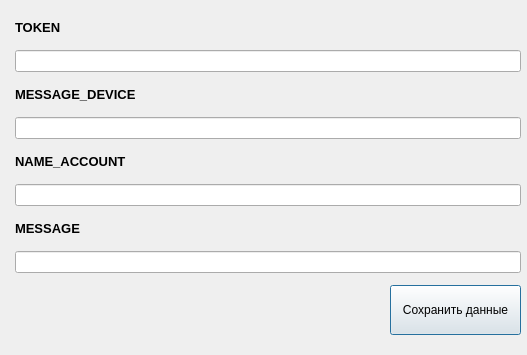
<?xml version="1.0" encoding="UTF-8"?>
<ui version="4.0">
 <class>Dialog</class>
 <widget class="QDialog" name="Dialog">
  <property name="geometry">
   <rect>
    <x>0</x>
    <y>0</y>
    <width>527</width>
    <height>355</height>
   </rect>
  </property>
  <property name="windowTitle">
   <string>SAP Login</string>
  </property>
  <widget class="QWidget" name="verticalLayoutWidget_3">
   <property name="geometry">
    <rect>
     <x>390</x>
     <y>280</y>
     <width>131</width>
     <height>61</height>
    </rect>
   </property>
   <layout class="QVBoxLayout" name="verticalLayout_5">
    <item>
     <widget class="QPushButton" name="pushButton">
      <property name="minimumSize">
       <size>
        <width>20</width>
        <height>50</height>
       </size>
      </property>
      <property name="toolTip">
       <string>&lt;html&gt;&lt;head/&gt;&lt;body&gt;&lt;p align=&quot;justify&quot;&gt;&lt;span style=&quot; font-size:11pt; font-weight:600;&quot;&gt;Сохраняет ваши данные&lt;/span&gt;&lt;/p&gt;&lt;/body&gt;&lt;/html&gt;</string>
      </property>
      <property name="text">
       <string>Сохранить данные</string>
      </property>
     </widget>
    </item>
   </layout>
  </widget>
  <widget class="QWidget" name="formLayoutWidget">
   <property name="geometry">
    <rect>
     <x>10</x>
     <y>20</y>
     <width>511</width>
     <height>261</height>
    </rect>
   </property>
   <layout class="QFormLayout" name="formLayout">
    <property name="rowWrapPolicy">
     <enum>QFormLayout::WrapAllRows</enum>
    </property>
    <property name="labelAlignment">
     <set>Qt::AlignCenter</set>
    </property>
    <property name="horizontalSpacing">
     <number>40</number>
    </property>
    <property name="verticalSpacing">
     <number>15</number>
    </property>
    <property name="leftMargin">
     <number>5</number>
    </property>
    <property name="topMargin">
     <number>0</number>
    </property>
    <property name="rightMargin">
     <number>0</number>
    </property>
    <property name="bottomMargin">
     <number>0</number>
    </property>
    <item row="1" column="1">
     <widget class="QLineEdit" name="lineEdit_6">
      <property name="maxLength">
       <number>40</number>
      </property>
     </widget>
    </item>
    <item row="2" column="1">
     <widget class="QLineEdit" name="lineEdit_7">
      <property name="maxLength">
       <number>15</number>
      </property>
     </widget>
    </item>
    <item row="3" column="1">
     <widget class="QLineEdit" name="lineEdit_8">
      <property name="maxLength">
       <number>20</number>
      </property>
     </widget>
    </item>
    <item row="0" column="0">
     <widget class="QLabel" name="label_5">
      <property name="font">
       <font>
        <pointsize>10</pointsize>
        <weight>75</weight>
        <bold>true</bold>
       </font>
      </property>
      <property name="text">
       <string>TOKEN </string>
      </property>
     </widget>
    </item>
    <item row="1" column="0">
     <widget class="QLabel" name="label_6">
      <property name="font">
       <font>
        <pointsize>10</pointsize>
        <weight>75</weight>
        <bold>true</bold>
       </font>
      </property>
      <property name="text">
       <string>MESSAGE_DEVICE</string>
      </property>
     </widget>
    </item>
    <item row="2" column="0">
     <widget class="QLabel" name="label_7">
      <property name="font">
       <font>
        <pointsize>10</pointsize>
        <weight>75</weight>
        <bold>true</bold>
       </font>
      </property>
      <property name="text">
       <string>NAME_ACCOUNT</string>
      </property>
     </widget>
    </item>
    <item row="3" column="0">
     <widget class="QLabel" name="label_8">
      <property name="font">
       <font>
        <pointsize>10</pointsize>
        <weight>75</weight>
        <bold>true</bold>
       </font>
      </property>
      <property name="text">
       <string>MESSAGE</string>
      </property>
     </widget>
    </item>
    <item row="0" column="1">
     <widget class="QLineEdit" name="lineEdit_5">
      <property name="maxLength">
       <number>34</number>
      </property>
     </widget>
    </item>
   </layout>
  </widget>
  <zorder>verticalLayoutWidget_2</zorder>
  <zorder>verticalLayoutWidget_3</zorder>
  <zorder>formLayoutWidget</zorder>
 </widget>
 <resources/>
 <connections>
  <connection>
   <sender>pushButton</sender>
   <signal>clicked()</signal>
   <receiver>Dialog</receiver>
   <slot>save_results()</slot>
   <hints>
    <hint type="sourcelabel">
     <x>59</x>
     <y>24</y>
    </hint>
    <hint type="destinationlabel">
     <x>263</x>
     <y>177</y>
    </hint>
   </hints>
  </connection>
 </connections>
 <slots>
  <slot>save_results()</slot>
 </slots>
</ui>
